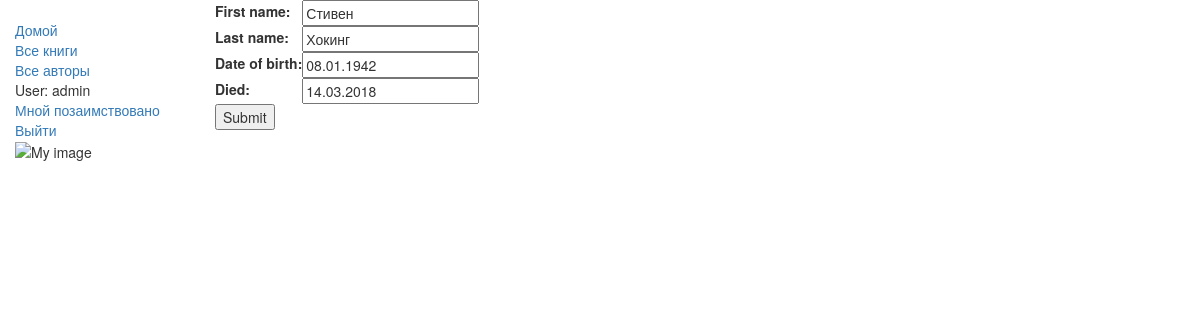
The page /catalog/author/2/update/ (signed in) on the database its author committed.
### catalog/models.py (models this page shows, shortened)
class Author(models.Model):
    first_name = models.CharField(max_length=100)
    last_name = models.CharField(max_length=100)
    date_of_birth = models.DateField(null=True, blank=True)
    date_of_death = models.DateField('Died', null=True, blank=True)

### catalog/views.py (the view)
# urls.py: path('author/<int:pk>/update/', views.AuthorUpdate.as_view(), name='author-update'),
class AuthorUpdate(UpdateView):
    model = Author
    fields = ['first_name', 'last_name', 'date_of_birth', 'date_of_death']

### catalog/templates/catalog/author_form.html (shortened to what this page needs)
{% extends "base_generic.html" %}
{% block content %}
<form action="" method="post">
    <table>
    {{ form.as_table }}
    </table>
    <input type="submit" value="Submit" />
</form>
{% endblock %}

### catalog/templates/base_generic.html (shortened to what this page needs)
<!DOCTYPE html>
<html lang="en">
<head>
    <link rel="stylesheet" href="https://maxcdn.bootstrapcdn.com/bootstrap/3.3.7/css/bootstrap.min.css">
    {% load static %}
    <link rel="stylesheet" href="{% static 'css/styles.css' %}">
</head>
<body>
<div class="container-fluid">
    <div class="row">
        <div class="col-sm-2">
            {% block sidebar %}
            <ul class="sidebar-nav">
                <li><a href="{% url 'index' %}">Домой</a></li>
                <li><a href="{% url 'books' %}">Все книги</a></li>
                <li><a href="{% url 'authors' %}">Все авторы</a></li>
                {% if user.is_authenticated %}
                <li>User: {{ user.get_username }}</li>
                <li><a href="{% url 'my-borrowed' %}">Мной позаимствовано</a></li>
                <li><a href="{% url 'logout'%}?next={{request.path}}">Выйти</a></li>
                {% else %}
                <li><a href="{% url 'login'%}?next={{request.path}}">Логин</a></li>
                {% endif %}
                {% load static %}
                <img src="{% static 'catalog/images/local_library_model_uml.png' %}" alt="My image" style="width:555px;height:540px;"/>
            </ul>
            {% endblock %}
        </div>
        <div class="col-sm-10 ">
            {% block content %}{% endblock %}
        </div>
    </div>
</div>
</body>
</html>

### catalog/static/css/styles.css (style rules this page uses)
.sidebar-nav { margin-top: 20px; padding: 0; list-style: none; }

### rows shown on the page
Author: first_name "Стивен", last_name "Хокинг", date_of_birth "08.01.1942", date_of_death "14.03.2018"

### other values the page prints
{{ user.get_username }} "admin"
